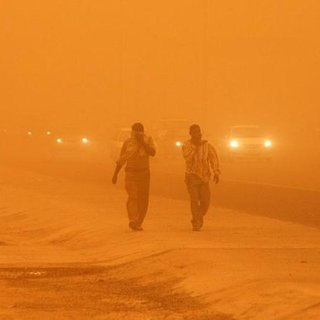
#> input picture images/dusty2.jpg, 320 x 320 px
$ python testing.py
#> lines starting #> are read from the running program, lines starting #| are printed output that depends on the picture; after the words box and inside, x2 and y2 are one past the last pixel; in counts of white or black regions, pixels touching at a corner belong together
import numpy as np
import cv2
import matplotlib.pyplot as plt


# Fuzzy Membership Function for Intensification
def fuzzy_intensification(image, low_thresh, mid_thresh, high_thresh):
    # Normalize the image to the range [0, 1] for easier manipulation
    image_normalized = image / 255.0
    print(image_normalized)

    # Define fuzzy membership functions for three regions (low, medium, high)
    # Membership for low intensity region (inverse of image intensity)
    low_membership = np.clip((low_thresh - image_normalized) / low_thresh, 0, 1)
    print(low_membership,"low members")

    # Membership for middle intensity region (bell-shaped curve around mid_thresh)
    mid_membership = np.clip(1 - np.abs(image_normalized - mid_thresh / 255.0) / ((high_thresh - low_thresh) / 255.0),
                             0, 1)

    # Membership for high intensity region
    high_membership = np.clip((image_normalized - high_thresh / 255.0) / (1 - high_thresh / 255.0), 0, 1)

    return low_membership, mid_membership, high_membership


# Fuzzy Intensification operator to enhance image intensity based on fuzzy memberships
def fuzzy_enhance(image, low_membership, mid_membership, high_membership, enhancement_factor=1.5):
    # Normalize image to range [0, 1]
    image_normalized = image / 255.0

    # Calculate intensification for each region based on the fuzzy memberships
    enhanced_image = np.zeros_like(image, dtype=np.float32)

    # Enhance low intensity regions
    enhanced_image += low_membership * image_normalized * enhancement_factor  # Enhance dark regions
    # Enhance mid intensity regions (moderate enhancement)
    enhanced_image += mid_membership * image_normalized * (enhancement_factor * 1.3)  # Moderate enhancement
    # Enhance high intensity regions (slightly less enhancement to preserve details)
    enhanced_image += high_membership * image_normalized * enhancement_factor * 0.8  # Less enhancement for bright regions

    # Normalize back to 0-255 and ensure no overflow
    enhanced_image = np.clip(enhanced_image * 255, 0, 255).astype(np.uint8)

    return enhanced_image


# Tri-threshold Fuzzy Intensification enhancement function
def tri_threshold_fuzzy_intensification(image_path, low_thresh, mid_thresh, high_thresh, enhancement_factor=1.5):
    # Read the image
#> called with image_path = 'images/dusty2.jpg', low_thresh = 10, mid_thresh = 20, high_thresh = 80, enhancement_factor = 0.5
    img = cv2.imread(image_path, cv2.IMREAD_GRAYSCALE)
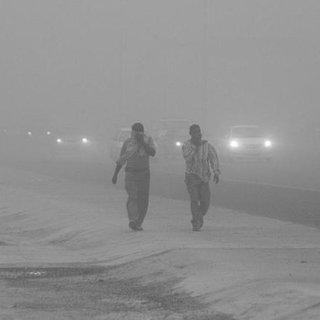
#> img: shape (320, 320); min 87, max 255, mean 143.9

    if img is None:
        raise ValueError("Image not found. Please check the file path.")

    # Fuzzy membership functions
    low_membership, mid_membership, high_membership = fuzzy_intensification(img, low_thresh, mid_thresh, high_thresh)
#> (printed output is left out)
#> (printed output is left out)
#> in fuzzy_intensification, `high_membership = np.clip((image_normalized - high_thresh / 255.0) / (..`:
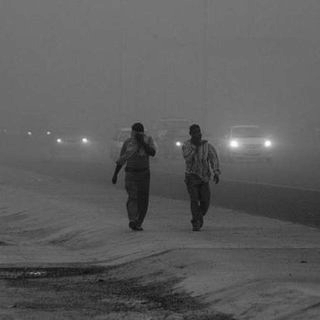
#> high_membership: shape (320, 320) float64; min 0.04, max 1, mean 0.365

    # Apply fuzzy intensification
    enhanced_img = fuzzy_enhance(img, low_membership, mid_membership, high_membership, enhancement_factor)
#> in fuzzy_enhance, `enhanced_image += low_membership * image_normalized * enhancement_factor`:
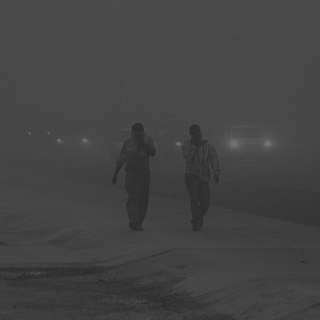
#> enhanced_image: shape (320, 320) float32; min 0.165, max 0.45, mean 0.266
#> in fuzzy_enhance, `enhanced_image += mid_membership * image_normalized * (enhancement_fac..`: enhanced_image: shape (320, 320) float32; under 0.01% of pixels changed, all inside (x1, y1, x2, y2) = (100, 280, 102, 281)
#> in fuzzy_enhance, `enhanced_image += high_membership * image_normalized * enhancement_fac..`:
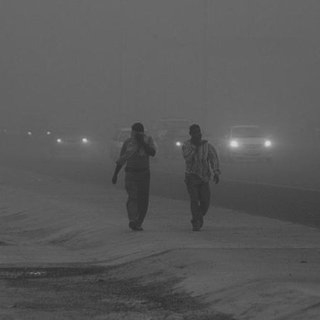
#> enhanced_image: shape (320, 320) float32; min 0.178, max 0.85, mean 0.351

    return enhanced_img


# Function to visualize results
def show_results(original, enhanced):
    plt.figure(figsize=(10, 5))

    plt.subplot(1, 2, 1)
    plt.imshow(original, cmap='gray')
    plt.title('Original Image')
    plt.axis('off')

    plt.subplot(1, 2, 2)
    plt.imshow(enhanced, cmap='gray')
    plt.title('Enhanced Image')
    plt.axis('off')

    plt.show()


# Main execution
if __name__ == "__main__":
    image_path = 'images/dusty2.jpg'  # Replace with the actual image path

    # Define thresholds for tri-threshold segmentation
    low_thresh = 10  # Low intensity threshold
    mid_thresh = 20  # Mid intensity threshold
    high_thresh = 80  # High intensity threshold
    enhancement_factor = 0.5  # Define enhancement factor for intensification (less aggressive)

    # Perform the tri-threshold fuzzy intensification
    enhanced_image = tri_threshold_fuzzy_intensification(image_path, low_thresh, mid_thresh, high_thresh,
                                                         enhancement_factor)

    # Load original image for comparison
    original_image = cv2.imread(image_path, cv2.IMREAD_GRAYSCALE)

    # Show the original and enhanced images
    show_results(original_image, enhanced_image)

$ run again, with images/dusty1.jpg copied over images/dusty2.jpg
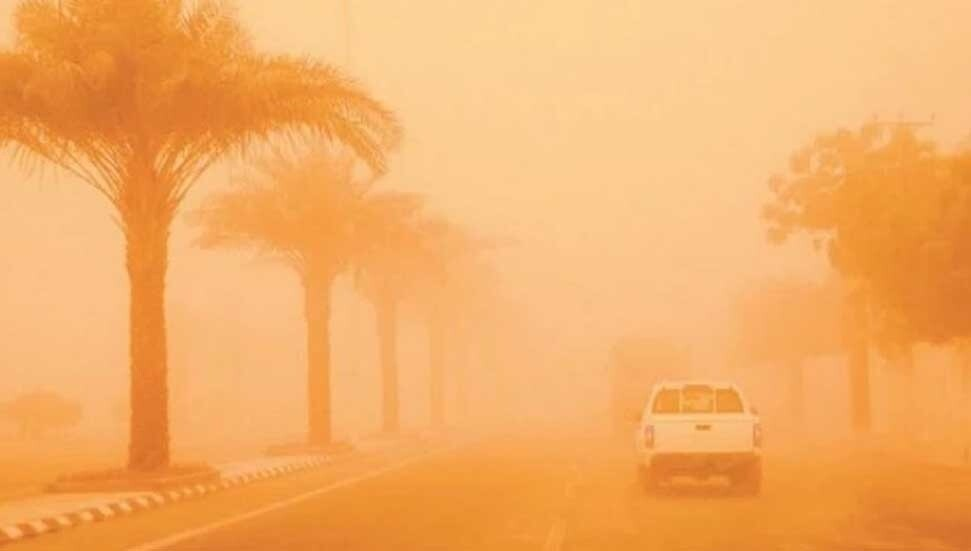
#> input picture images/dusty1.jpg, 971 x 551 px
#> (printed output is left out)
#> (printed output is left out)
#> mid_membership: shape (551, 971) float64; every value is 0
#> in fuzzy_intensification, `high_membership = np.clip((image_normalized - high_thresh / 255.0) / (..`:
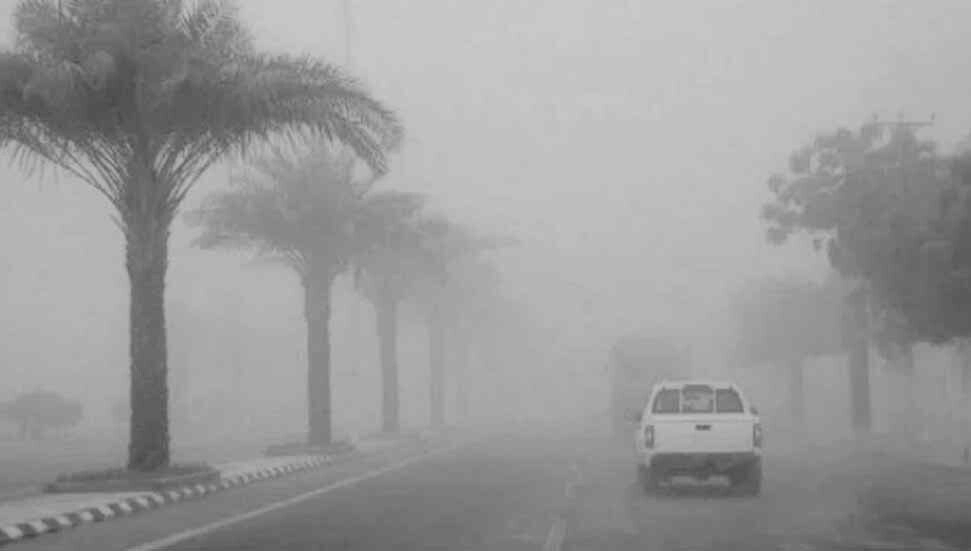
#> high_membership: shape (551, 971) float64; min 0.269, max 0.794, mean 0.609
#> in fuzzy_enhance, `enhanced_image += high_membership * image_normalized * enhancement_fac..`:
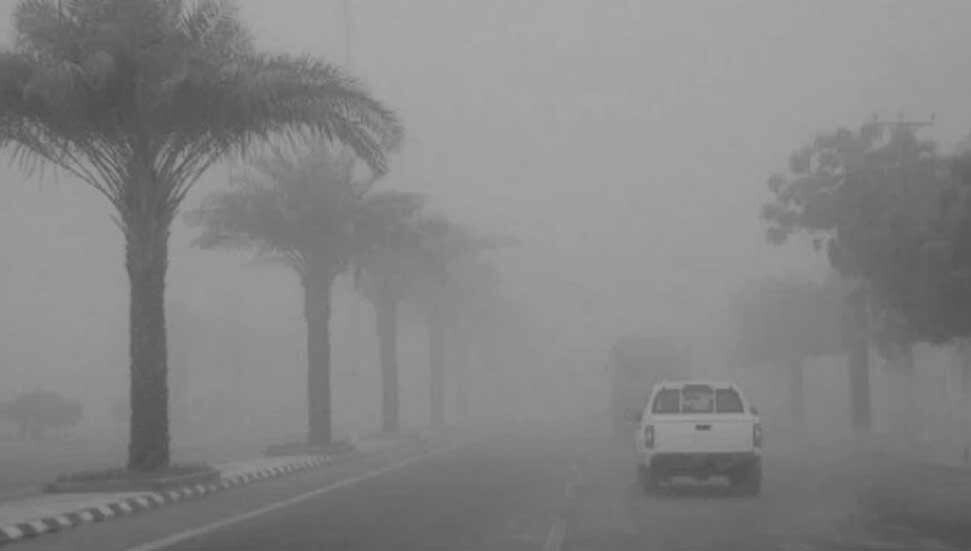
#> enhanced_image: shape (551, 971) float32; min 0.29, max 0.665, mean 0.521

$ run again, with images/dusty5.jpg copied over images/dusty2.jpg
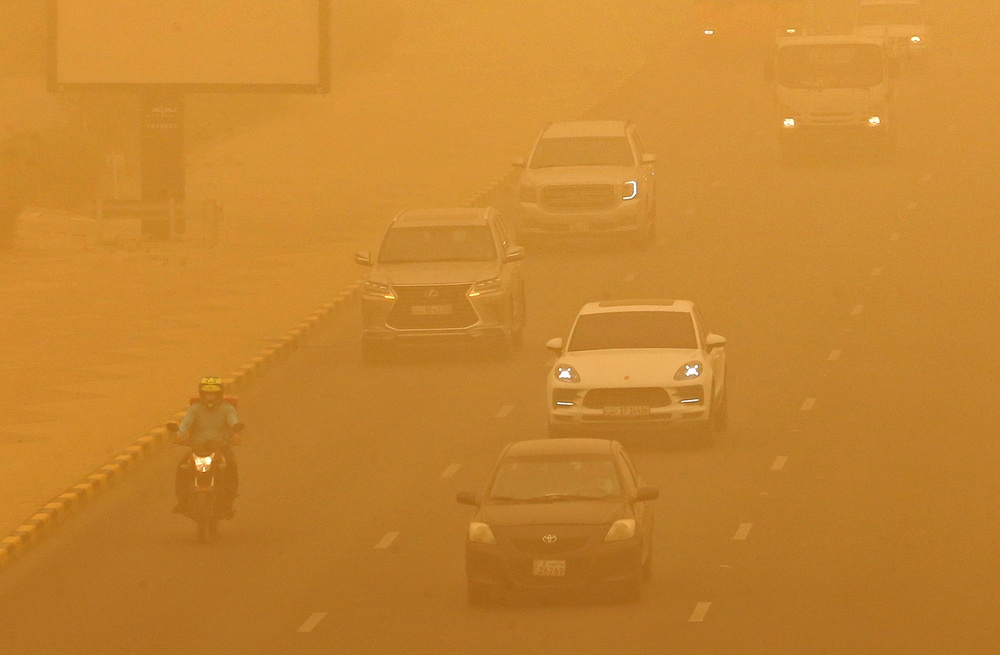
#> input picture images/dusty5.jpg, 1000 x 655 px, shrunk from 3500 x 2292 before the run
#> (printed output is left out)
#> (printed output is left out)
#> in fuzzy_enhance, `enhanced_image += low_membership * image_normalized * enhancement_factor`:
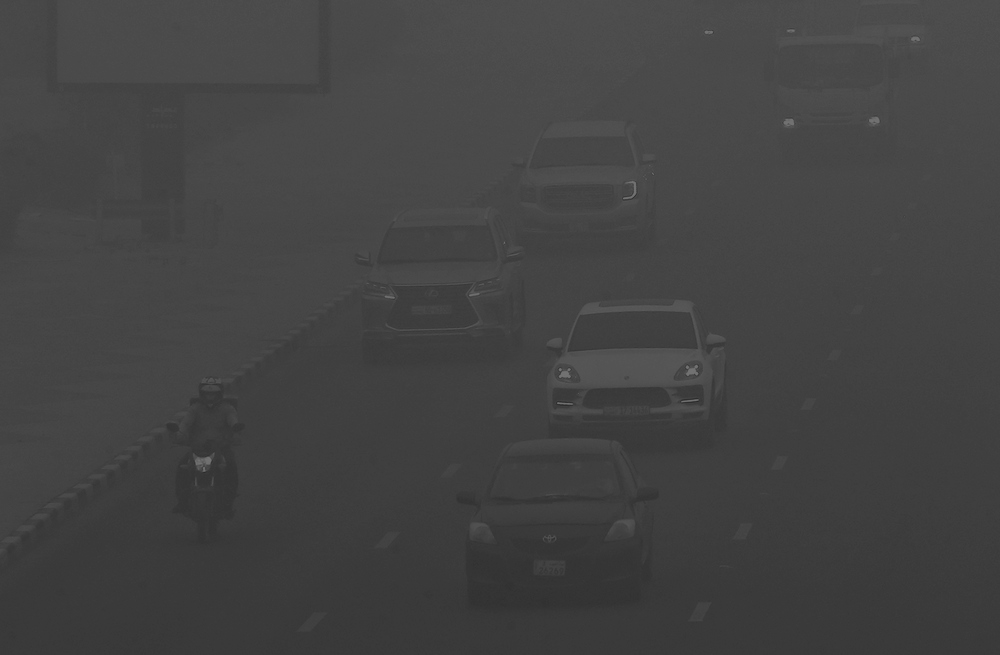
#> enhanced_image: shape (655, 1000) float32; min 0.156, max 0.45, mean 0.264
#> in show_results, `plt.show()`:
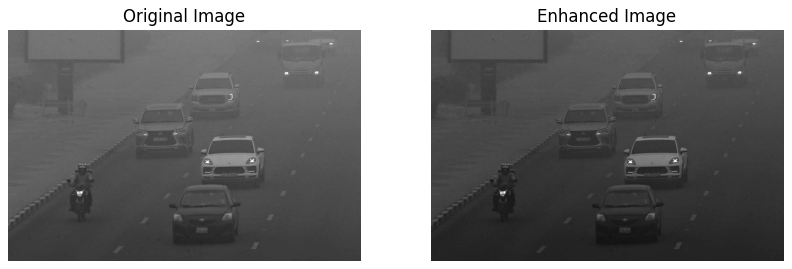
#> figure drawn by matplotlib, 2 panels
